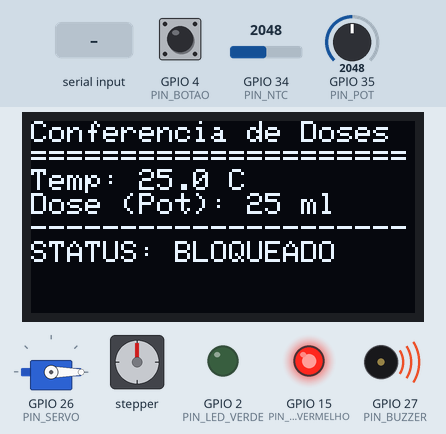
Recording of a sketch running on a simulated ESP32. Shown: servo, 128×64 one-colour display, stepper motor, output pins drawn as LEDs (lit = HIGH), buzzer (waves = sounding, pin HIGH). Inputs (shaded band) come from the test bench; at power-on: GPIO 4 (PIN_BOTAO) HIGH, GPIO 35 (PIN_POT) = 2048, GPIO 34 (PIN_NTC) = 2048. WiFi joins after 1.5 s; servers stay silent unless stated; random numbers use the default seed unless the sketch sets one; no MQTT or app messages arrive unless stated; nothing arrives over Bluetooth unless stated; stepper angles assume 2048 steps per turn; what the sketch prints to the serial monitor is not drawn.

Above: at 3.2 s.
3.3 s: "Simular" received over the second serial link
At 5.85 s:
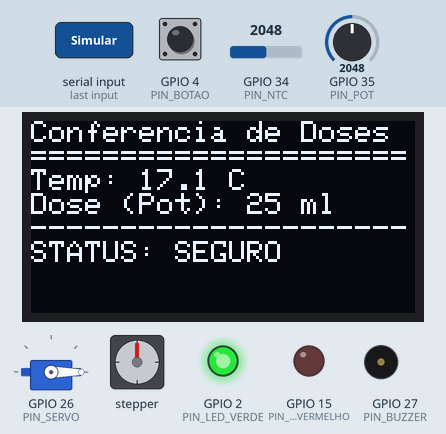
6.3 s: GPIO 4 (PIN_BOTAO) pulled LOW for 0.15 s
At 6.9 s:
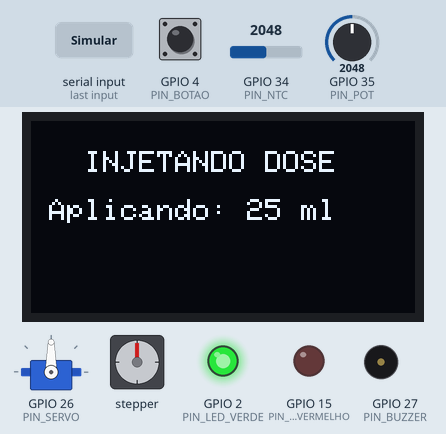
At 7.56 s:
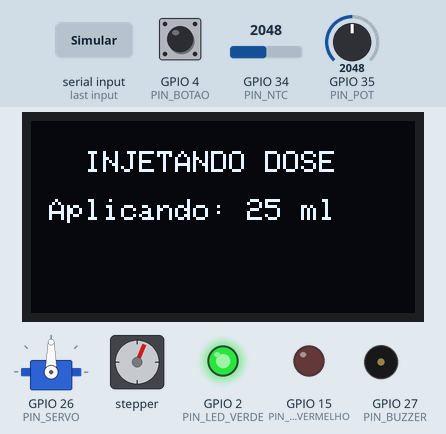
9.5 s: "30,150\n" received over the second serial link
12.0 s: GPIO 35 (PIN_POT) set to 2866
15.0 s: GPIO 4 (PIN_BOTAO) pulled LOW for 1 s
At 15.9 s:
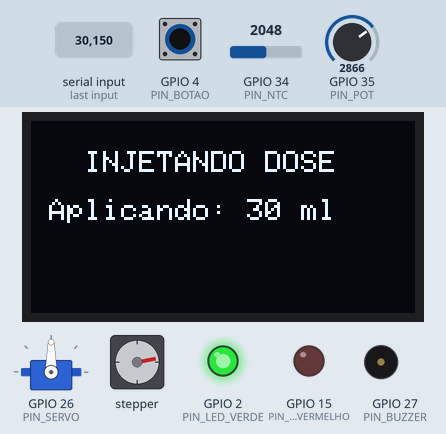
19.6 s: "D" received over the second serial link
Timing chart, 0 to 26.7 s (numbered marks = the images above; inputs shaded):
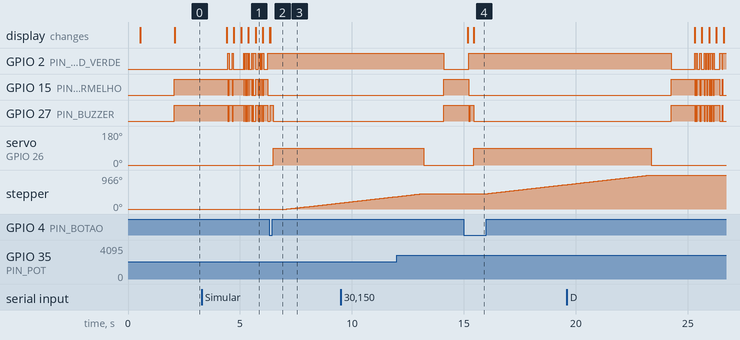

The sketch:

Dosador_monitoramento.ino
```cpp
#include <WiFi.h>
#include <PubSubClient.h>
#include <WiFiManager.h>
#include <Adafruit_GFX.h>
#include <Adafruit_SSD1306.h>
#include <ESP32Servo.h>
#include <Stepper.h>
#include "BluetoothSerial.h"

BluetoothSerial SerialBT;

// --- CONFIGURAÇÃO DO MQTT ---
const char* mqtt_server = "192.168.68.105"; //mude de acordo com seu ip e faça a mesma coisa no fluxo do node-red
const int mqtt_port = 1883;
const char* topico_publicar = "dosador/dados";

WiFiClient espClient;
PubSubClient client(espClient);

// --- CONFIGURAÇÃO DO OLED ---
#define LARGURA_TELA 128
#define ALTURA_TELA 64
#define OLED_RESET     -1
Adafruit_SSD1306 display(LARGURA_TELA, ALTURA_TELA, &Wire, OLED_RESET);

// --- PINOS FÍSICOS ---
const int PIN_POT = 35;
const int PIN_NTC = 34;
const int PIN_BOTAO = 4;
const int PIN_LED_VERDE = 2;
const int PIN_LED_VERMELHO = 15;
const int PIN_BUZZER = 27;
const int PIN_SERVO = 26;
const int STEPS_PER_REVOLUTION = 2048;

Stepper meuMotorDePasso(STEPS_PER_REVOLUTION, 13, 14, 12, 25);
Servo meuServo;

const float TEMP_LIMITE = 24.0;
const float SERIES_RESISTOR = 10000.0;
const float NOMINAL_RESISTANCE = 10000.0;
const float NOMINAL_TEMPERATURE = 25.0;
const float B_COEFFICIENT = 3950.0;

//--- Variaveis auxiliares
bool sistemaBloqueado = false;
int doseManualCelular = -1;
bool modoSimulacao = false; // Controla se estamos em modo de teste ou real
int doseML = 0;
float temperatura_atual = 0.0;

// Temporizadores independentes para não travar o loop
unsigned long ultimoEnvioMQTT = 0;
unsigned long tempoUltimoEnvio = 0;
const long intervaloEnvio = 5000;
unsigned long ultimoPrintSerial = 0;
const long intervaloPrint = 3000; // Printa dados no terminal a cada 3 segundos

bool flagMqttConectadoAnt = false;
bool flagBtConectadoAnt = false;

// Declaração de funções
void verificarConexaoMQTT();
void processarBluetooth();
float lerTemperaturaC();
void seguranca();
void enviarDadosMQTT(int dosagem, float temp, String statusAtual);
void aplicarDose(int dosagem, float temp);

void setup()
{
  Serial.begin(115200);
  delay(500);

  // 1. Inicializa o Bluetooth e avisa apenas uma vez
  SerialBT.begin("Dosador_Remoto");
  Serial.println(F("\n[SISTEMA] Bluetooth inicializado! Aguardando conexao do celular..."));

  pinMode(PIN_LED_VERDE, OUTPUT);
  pinMode(PIN_LED_VERMELHO, OUTPUT);
  pinMode(PIN_BOTAO, INPUT_PULLUP);
  pinMode(PIN_BUZZER, OUTPUT);

  meuMotorDePasso.setSpeed(12);
  ESP32PWM::allocateTimer(0);
  meuServo.setPeriodHertz(50);
  meuServo.attach(PIN_SERVO, 500, 2400);
  meuServo.write(0);

  if(!display.begin(SSD1306_SWITCHCAPVCC, 0x3C)) {
    for(;;);
  }

  display.clearDisplay();
  display.setTextSize(1);
  display.setTextColor(WHITE);
  display.setCursor(0, 10);
  display.println(F("Conectando Wi-Fi..."));
  display.display();

  // 2. WiFiManager: Pede a rede e conecta de forma obrigatória aqui
  WiFiManager wm;
  Serial.println(F("[SISTEMA] Iniciando verizacao de rede Wi-Fi..."));
  if(!wm.autoConnect("ESP32_Config")) {
    Serial.println(F("[ERRO] Falha no Wi-Fi. Reiniciando..."));
    ESP.restart();
  }
  Serial.print(F("[SISTEMA] Wi-Fi Conectado! IP obtido: "));
  Serial.println(WiFi.localIP());

  // Configura o servidor, e avisa que vai tentar em background
  client.setServer(mqtt_server, mqtt_port);
  Serial.println(F("[SISTEMA] Tentando primeira conexao ao MQTT..."));
}

void loop()
{
  // --- 1. AÇÕES DO HARDWARE IMEDIATAS (Sem delays secundários) ---
  if(digitalRead(PIN_BOTAO) == LOW) {
    aplicarDose(doseML, temperatura_atual);
  }

  // --- 2. LEITURAS CONSTANTES ---
  if (doseManualCelular == -1) {
    int valor_bruto = analogRead(PIN_POT);
    doseML = map(valor_bruto, 0, 4095, 0, 50);
  } else {
    doseML = doseManualCelular;
  }
  if (modoSimulacao)
  {
  // Para ir de 15.0 a 45.0:
  temperatura_atual= random(150, 451) / 10.0;
  }
else
  {
  // Sua leitura original do sensor físico aqui
  temperatura_atual = lerTemperaturaC();
  }

  seguranca();

  // --- 3. COMANDOS DO BLUETOOTH DO CELULAR ---
  processarBluetooth();

  // --- 4. TENTAR CONECTAR MQTT (Fundo de tela/Não bloqueante) ---
  verificarConexaoMQTT();

  // --- 5. DETECÇÃO DE STATUS DO BLUETOOTH NO SERIAL ---
  bool btConectadoAgora = SerialBT.hasClient();
  if (btConectadoAgora && !flagBtConectadoAnt) {
    Serial.println(F("\n>>> [NOTIFICACAO] Celular CONECTOU via Bluetooth! <<<"));
    flagBtConectadoAnt = true;
  } else if (!btConectadoAgora && flagBtConectadoAnt) {
    Serial.println(F("\n>>> [NOTIFICACAO] Celular DESCONECTOU do Bluetooth. <<<"));
    flagBtConectadoAnt = false;
  }

  // --- 6. MOSTRAR DADOS ENVIADOS NO SERIAL DO PC (A cada 3 segundos) ---
  unsigned long tempoAtual = millis();
  if (tempoAtual - ultimoPrintSerial >= intervaloPrint) {
    ultimoPrintSerial = tempoAtual;
    Serial.print(F("[DADOS ENVIADOS] Temp: "));
    Serial.print(temperatura_atual, 1);
    Serial.print(F(" C | Dosagem Atual: "));
    Serial.print(doseML);
    Serial.print(F(" ml | MQTT: "));
    Serial.print(client.connected() ? F("CONECTADO") : F("DESCONECTADO"));
    Serial.print(F(" | Estado: ")); Serial.println(sistemaBloqueado ? F("BLOQUEADO") : F("MONITORAMENTO"));
  }

  // --- 7. ENVIO PERIÓDICO MQTT PARA O DOCKER ---
  if (tempoAtual - ultimoEnvioMQTT >= intervaloEnvio) {
    ultimoEnvioMQTT = tempoAtual;
    if(client.connected()) {
      enviarDadosMQTT(doseML, temperatura_atual, "MONITORAMENTO");
    }
  }

  // --- 8. ATUALIZAR OLED DISPLAY ---
  display.clearDisplay();
  display.setCursor(0, 0);
  display.println(F("Conferencia de Doses"));
  display.println(F("====================="));
  display.print(F("Temp: ")); display.print(temperatura_atual, 1); display.println(F(" C"));
  if (doseManualCelular == -1) {
    display.print(F("Dose (Pot): ")); display.print(doseML); display.println(F(" ml"));
  } else {
    display.print(F("Dose (BT):  ")); display.print(doseML); display.println(F(" ml *"));
  }
  display.println(F("---------------------"));
  display.print(F("STATUS: ")); display.println(sistemaBloqueado ? F("BLOQUEADO") : F("SEGURO"));
  display.display();

  delay(10);
}

void verificarConexaoMQTT() {
  if (client.connected()) {
    client.loop();
    if (!flagMqttConectadoAnt) {
      Serial.println(F("\n>>> [NOTIFICACAO] Broker MQTT Conectado com sucesso! <<<"));
      flagMqttConectadoAnt = true;
    }
    return;
  }

  if (flagMqttConectadoAnt) {
    Serial.println(F("\n>>> [AVISO] Falha ou perda de conexao com MQTT. Retrying... <<<"));
    flagMqttConectadoAnt = false;
  }

  // Tenta reconexão rápida a cada 10 segundos, mas sem parar a execução do loop
  static unsigned long ultimaTentativaMQTT = 0;
  if (millis() - ultimaTentativaMQTT > 10000) {
    ultimaTentativaMQTT = millis();
    if (WiFi.status() == WL_CONNECTED) {
      String client_id = "ESP32-" + String(random(0xffff), HEX);
      client.connect(client_id.c_str());
    }
  }
}
//Função de comandos por bluetooth
void processarBluetooth()
{
  //
  if (SerialBT.available()) {
    String comando = SerialBT.readString();
    comando.trim();

    Serial.print(F("\n[COMANDO RECEBIDO BT]: ["));
    Serial.print(comando);
    Serial.println(F("]"));

    //aplicar a dose
    if (comando.equalsIgnoreCase("D")) {
      aplicarDose(doseML, temperatura_atual);
    }
    //mostra os status temperatura e dose atual medida no potenciometro
    else if (comando.equalsIgnoreCase("S")) {
      SerialBT.print("Temp: "); SerialBT.print(temperatura_atual, 1);
      SerialBT.print("C | Dose: "); SerialBT.print(doseML); SerialBT.println("ml");
    }
    //comando para caso esteja no modo de bluetooth volta para ver as doses pelo potenciometro
    else if (comando.equalsIgnoreCase("P")) {
      doseManualCelular = -1;
      SerialBT.println("Modo Potenciometro Ativo");
    }
    //comando para simular uma temperatura , util quando a temperatura da sala faz o NTC ter um valor muito baixo
    else if(comando.equalsIgnoreCase("Simular"))
    {
      modoSimulacao = true;
      Serial.println("Modo Simulação Ativado!");
    }
    //comando para voltar a ver a temperatura real
    else if(comando.equalsIgnoreCase("Real"))
    {
      modoSimulacao = false;
      Serial.println("Modo Real Ativado!");
    }
    else
    {
      //comando para trocar o valor da dose do potenciometro , esse comando troca o modo de ver a dose
      int valorRecebido = comando.toInt();
      if (valorRecebido > 0 && valorRecebido <= 50) {
        doseManualCelular = valorRecebido;
        SerialBT.print("Dose BT Configurada: "); SerialBT.print(doseManualCelular); SerialBT.println("ml");
      }
    }
  }
}

float lerTemperaturaC() {
  int valorBrutoNTC = analogRead(PIN_NTC);
  if (valorBrutoNTC < 10) return -273.15;
  float resistencia = SERIES_RESISTOR * ((4095.0 / valorBrutoNTC) - 1.0);
  float temperaturaK = resistencia / NOMINAL_RESISTANCE;
  temperaturaK = log(temperaturaK);
  temperaturaK /= B_COEFFICIENT;
  temperaturaK += 1.0 / (NOMINAL_TEMPERATURE + 273.15);
  temperaturaK = 1.0 / temperaturaK;
  return (temperaturaK - 273.15);
}

void seguranca() {
  if(temperatura_atual >= TEMP_LIMITE) {
    digitalWrite(PIN_LED_VERMELHO, HIGH);
    digitalWrite(PIN_LED_VERDE, LOW);
    digitalWrite(PIN_BUZZER, HIGH);
    sistemaBloqueado = true;
  } else {
    digitalWrite(PIN_LED_VERMELHO, LOW);
    digitalWrite(PIN_LED_VERDE, HIGH);
    digitalWrite(PIN_BUZZER, LOW);
    sistemaBloqueado = false;
  }
}

void enviarDadosMQTT(int dosagem, float temp, String statusAtual) {
  String jsonPayload = "{\"temperatura\":" + String(temp, 1) +
                       ",\"dosagem_ml\":" + String(dosagem) +
                       ",\"status\":\"" + statusAtual + "\"}";
  client.publish(topico_publicar, jsonPayload.c_str());
}

void aplicarDose(int dosagem, float temp) {
  if(sistemaBloqueado || dosagem == 0) return;

  display.clearDisplay();
  display.setCursor(0, 10);
  display.println(F("   INJETANDO DOSE   "));
  display.print(F("\n Aplicando: ")); display.print(dosagem); display.println(F(" ml"));
  display.display();

  digitalWrite(PIN_BUZZER, HIGH); delay(150); digitalWrite(PIN_BUZZER, LOW);

  meuServo.write(90);
  delay(600);
  meuMotorDePasso.step(dosagem * 100);
  meuServo.write(0);
  delay(400);

  if(client.connected()) {
    enviarDadosMQTT(dosagem, temp, "DOSE_CONCLUIDA");
    Serial.print(F("[DADOS ENVIADOS] Temp: "));
    Serial.print(temperatura_atual, 1);
    Serial.print(F(" C | Dosagem Atual: "));
    Serial.print(doseML);
    Serial.print(F(" ml | MQTT: "));
    Serial.print(client.connected() ? F("CONECTADO") : F("DESCONECTADO"));
    Serial.print(F(" | Estado: ")); Serial.println(sistemaBloqueado ? F("BLOQUEADO") : F("DOSE_CONCLUIDA"));
  }
  delay(500);
}
```

Measured:
- after the input at 3.3 s, the display: first changes after 1.1 s (image 1 shows a later state)
- after the input at 6.3 s, servo on GPIO 26 (PIN_SERVO): 0° → 90° after 0.19 s; stepper: keeps turning clockwise at about 72°/s, starting after 0.79 s
- after the input at 15.0 s, servo on GPIO 26 (PIN_SERVO): 0° → 90° after 0.44 s; stepper: keeps turning clockwise at about 72°/s, starting after 1.0 s
